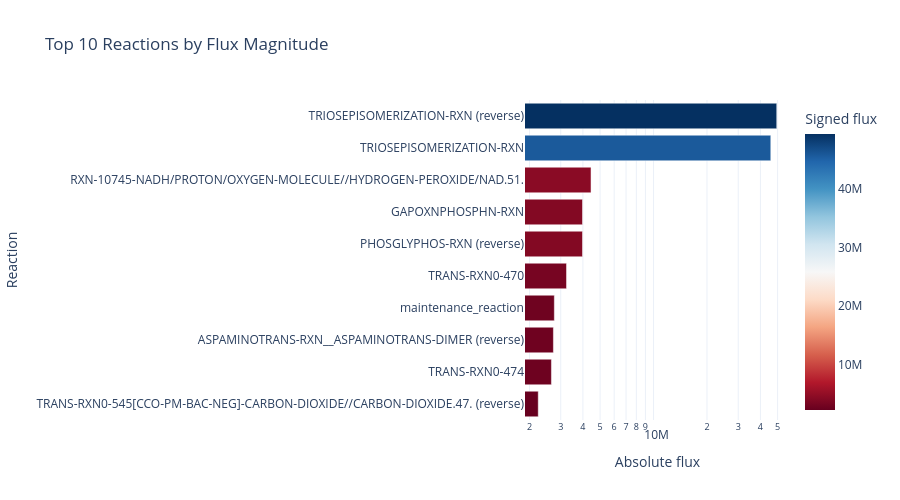

Notebook source saved alongside this figure:
### Markdown cell above
#### Bar plot of fluxes of reactions involving the metabolite of interest

### Code cell
# Top 10 reactions by absolute flux
top10_flux = (
    sim_flux.assign(abs_flux=sim_flux["flux"].abs())
    .sort_values("abs_flux", ascending=False)
    .head(10)
    .copy()
)

# Keep labels in plotting order (largest first)
top10_flux = top10_flux.sort_values("abs_flux", ascending=True)

fig = px.bar(
    top10_flux,
    x="abs_flux",
    y=top10_flux.index,
    orientation="h",
    color="flux",  # preserves sign information
    color_continuous_scale="RdBu",
    labels={"abs_flux": "|Flux|", "y": "Reaction", "flux": "Signed flux"},
    title="Top 10 Reactions by Flux Magnitude",
)

fig.update_layout(
    yaxis_title="Reaction",
    xaxis_title="Absolute flux",
    template="plotly_white",
    height=500,
)
fig.update_xaxes(type="log")
fig.show()

### Figure 1 — Plotly figure (JSON) as saved in the notebook; plotly's stock layout.template omitted (floating-point values rounded to 4 significant figures)
{"data": [{"hovertemplate": "|Flux|=%{x}<br>index=%{y}<br>Signed flux=%{marker.color}<extra></extra>", "legendgroup": "", "marker": {"color": [2241000.0, 2658000.0, 2727000.0, 2761000.0, 3234000.0, 3979000.0, 3979000.0, 4443000.0, 45760000.0, 49440000.0], "coloraxis": "coloraxis", "pattern": {"shape": ""}}, "name": "", "orientation": "h", "showlegend": false, "textposition": "auto", "x": [2241000.0, 2658000.0, 2727000.0, 2761000.0, 3234000.0, 3979000.0, 3979000.0, 4443000.0, 45760000.0, 49440000.0], "xaxis": "x", "y": ["TRANS-RXN0-545[CCO-PM-BAC-NEG]-CARBON-DIOXIDE//CARBON-DIOXIDE.47. (reverse)", "TRANS-RXN0-474", "ASPAMINOTRANS-RXN__ASPAMINOTRANS-DIMER (reverse)", "maintenance_reaction", "TRANS-RXN0-470", "PHOSGLYPHOS-RXN (reverse)", "GAPOXNPHOSPHN-RXN", "RXN-10745-NADH/PROTON/OXYGEN-MOLECULE//HYDROGEN-PEROXIDE/NAD.51.", "TRIOSEPISOMERIZATION-RXN", "TRIOSEPISOMERIZATION-RXN (reverse)"], "yaxis": "y", "type": "bar"}], "layout": {"xaxis": {"anchor": "y", "domain": [0.0, 1.0], "title": {"text": "Absolute flux"}, "type": "log"}, "yaxis": {"anchor": "x", "domain": [0.0, 1.0], "title": {"text": "Reaction"}}, "coloraxis": {"colorbar": {"title": {"text": "Signed flux"}}, "colorscale": [[0.0, "rgb(103,0,31)"], [0.1, "rgb(178,24,43)"], [0.2, "rgb(214,96,77)"], [0.3, "rgb(244,165,130)"], [0.4, "rgb(253,219,199)"], [0.5, "rgb(247,247,247)"], [0.6, "rgb(209,229,240)"], [0.7, "rgb(146,197,222)"], [0.8, "rgb(67,147,195)"], [0.9, "rgb(33,102,172)"], [1.0, "rgb(5,48,97)"]]}, "legend": {"tracegroupgap": 0}, "title": {"text": "Top 10 Reactions by Flux Magnitude"}, "barmode": "relative", "height": 500}}
